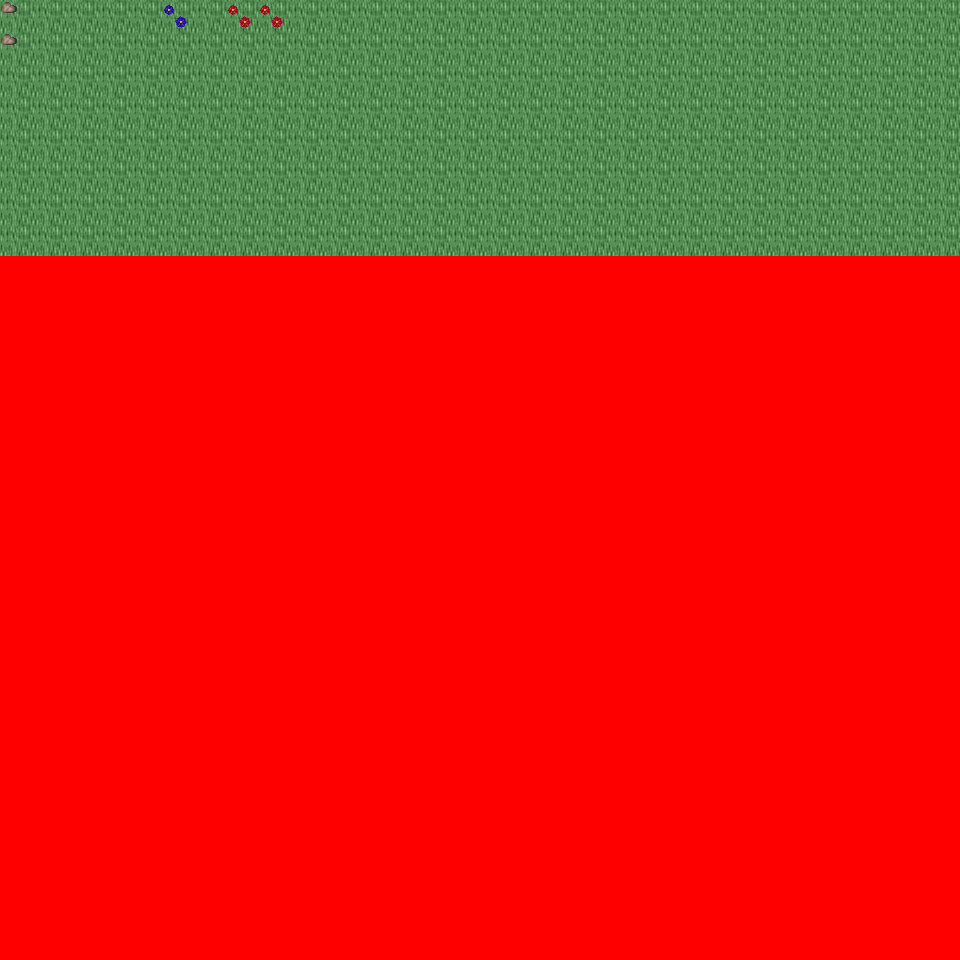

The image is a tile-based game level rendered from a .tmx file. Its description and source (layers, tilesets, objects; grid data summarised) follow:
An orthogonal 30x30 tile map with 32x32 px tiles, 6 tile layers (Ground, Object, Object2, Above, ...), 17 tilesets and 3 objects (3x mapchange).

<map version="1.0" orientation="orthogonal" renderorder="right-down" width="30" height="30" tilewidth="32" tileheight="32" nextobjectid="4">
  <tileset firstgid="1" name="tileset_logic_collision" tilewidth="32" tileheight="32" tilecount="1" columns="1">
    <image source="../drawable/tileset_logic_collision.png" width="32" height="32" />
  </tileset>
  <tileset firstgid="2" name="tileset_ground_ground" tilewidth="32" tileheight="32" tilecount="33" columns="3">
    <image source="../drawable/tileset_ground_ground.png" width="96" height="352" />
  </tileset>
  <tileset firstgid="35" name="tileset_ground_rock_pebbles" tilewidth="32" tileheight="32" tilecount="3" columns="1">
    <image source="../drawable/tileset_ground_rock_pebbles.png" width="32" height="96" />
  </tileset>
  <tileset firstgid="38" name="tileset_ground_grass_corners" tilewidth="32" tileheight="32" tilecount="24" columns="6">
    <image source="../drawable/tileset_ground_grass_corners.png" width="192" height="128" />
  </tileset>
  <tileset firstgid="62" name="tileset_ground_grass_edges" tilewidth="32" tileheight="32" tilecount="36" columns="12">
    <image source="../drawable/tileset_ground_grass_edges.png" width="384" height="96" />
  </tileset>
  <tileset firstgid="98" name="tileset_ground_grass_2" tilewidth="32" tileheight="32" tilecount="21" columns="3">
    <image source="../drawable/tileset_ground_grass_2.png" width="96" height="224" />
  </tileset>
  <tileset firstgid="119" name="tileset_plant_leaves" tilewidth="32" tileheight="32" tilecount="8" columns="4">
    <image source="../drawable/tileset_plant_leaves.png" width="128" height="64" />
  </tileset>
  <tileset firstgid="127" name="tileset_plant_tree_tree_darkgreen" tilewidth="32" tileheight="32" tilecount="88" columns="8">
    <image source="../drawable/tileset_plant_tree_tree_darkgreen.png" width="256" height="352" />
  </tileset>
  <tileset firstgid="215" name="tileset_plant_tree_fall_trees" tilewidth="32" tileheight="32" tilecount="40" columns="8">
    <image source="../drawable/tileset_plant_tree_fall_trees.png" width="256" height="160" />
  </tileset>
  <tileset firstgid="255" name="tileset_plant_tree_pine_tree" tilewidth="32" tileheight="32" tilecount="20" columns="4">
    <image source="../drawable/tileset_plant_tree_pine_tree.png" width="128" height="160" />
  </tileset>
  <tileset firstgid="275" name="tileset_plant_stump_hollow_logs" tilewidth="32" tileheight="32" tilecount="6" columns="3">
    <image source="../drawable/tileset_plant_stump_hollow_logs.png" width="96" height="64" />
  </tileset>
  <tileset firstgid="281" name="tileset_plant_stump_small_stump" tilewidth="32" tileheight="32" tilecount="4" columns="2">
    <image source="../drawable/tileset_plant_stump_small_stump.png" width="64" height="64" />
  </tileset>
  <tileset firstgid="285" name="tileset_plant_stump_stump_purple" tilewidth="32" tileheight="32" tilecount="4" columns="2">
    <image source="../drawable/tileset_plant_stump_stump_purple.png" width="64" height="64" />
  </tileset>
  <tileset firstgid="289" name="tileset_plant_flower_daisy_blue" tilewidth="32" tileheight="32" tilecount="8" columns="2">
    <image source="../drawable/tileset_plant_flower_daisy_blue.png" width="64" height="128" />
  </tileset>
  <tileset firstgid="297" name="tileset_plant_flower_daisy_red" tilewidth="32" tileheight="32" tilecount="8" columns="2">
    <image source="../drawable/tileset_plant_flower_daisy_red.png" width="64" height="128" />
  </tileset>
  <tileset firstgid="305" name="tileset_plant_flower_daisy_white" tilewidth="32" tileheight="32" tilecount="8" columns="2">
    <image source="../drawable/tileset_plant_flower_daisy_white.png" width="64" height="128" />
  </tileset>
  <tileset firstgid="313" name="tileset_plant_flower_daisy_yellow" tilewidth="32" tileheight="32" tilecount="8" columns="2">
    <image source="../drawable/tileset_plant_flower_daisy_yellow.png" width="64" height="128" />
  </tileset>
  <layer name="Ground" width="30" height="30">
    <data>[900 cells, 240 non-empty, 1 distinct tile ids]</data>
  </layer>
  <layer name="Object" width="30" height="30">
    <data>[900 cells, 5 non-empty, 3 distinct tile ids]</data>
  </layer>
  <layer name="Object2" width="30" height="30">
    <data>[900 cells, 0 non-empty, 0 distinct tile ids]</data>
  </layer>
  <layer name="Above" width="30" height="30">
    <data>[900 cells, 0 non-empty, 0 distinct tile ids]</data>
  </layer>
  <layer name="Above2" width="30" height="30">
    <data>[900 cells, 0 non-empty, 0 distinct tile ids]</data>
  </layer>
  <layer name="Walkable" width="30" height="30">
    <data>[900 cells, 660 non-empty, 1 distinct tile ids]</data>
  </layer>
  <objectgroup name="MapEvents">
    <object id="1" name="north" type="mapchange" x="0" y="0" width="960" height="32">
      <properties>
        <property name="map" value="0_ados_mountain_n2_w2_x2_y3" />
        <property name="place" value="south" />
      </properties>
    </object>
    <object id="2" name="west" type="mapchange" x="0" y="0" width="32" height="256">
      <properties>
        <property name="map" value="0_ados_mountain_n2_w2_x1_y4" />
        <property name="place" value="east" />
      </properties>
    </object>
    <object id="3" name="east" type="mapchange" x="928" y="0" width="32" height="256">
      <properties>
        <property name="map" value="0_ados_mountain_n2_w2_x3_y4" />
        <property name="place" value="west" />
      </properties>
    </object>
  </objectgroup>
</map>
